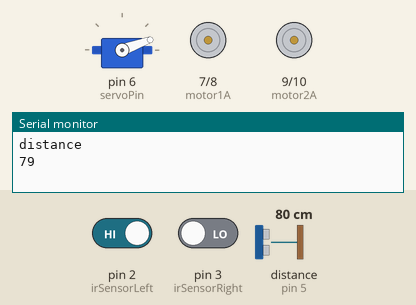
Simulated run of this sketch. Board: Arduino Uno, built with avr-gcc and run on an emulated ATmega328P. Shown: servo, motor-driver pin pairs drawn as motors (green arrow = first pin HIGH = forward, orange = second pin HIGH = backward, longer = more drive), the last lines printed to the serial monitor. Wiring (inferred from the names in the program): ultrasonic range finder: trigger pin 4; echo pin 5. Inputs (shaded band) come from the test bench; at power-on: distance to the obstacle (sensor on pin 5) 80 cm, pin 3 (irSensorRight) LOW, pin 2 (irSensorLeft) HIGH. The echo pulse lasts 58.3 µs per cm.

Above: at 1.3 s.
1.4 s: distance to the obstacle (sensor on pin 5) set to 2 cm
At 2.7 s:
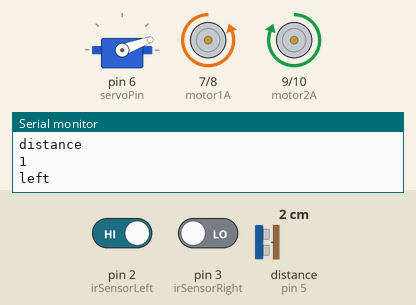
3.0 s: pin 3 (irSensorRight) driven HIGH
At 3.4 s:
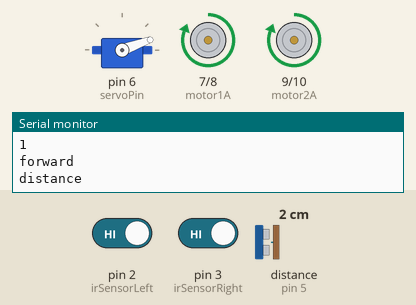
4.5 s: pin 2 (irSensorLeft) driven LOW
At 4.8 s:
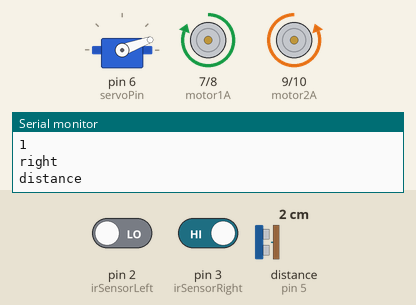
6.0 s: distance to the obstacle (sensor on pin 5) set to 28 cm
7.5 s: distance to the obstacle (sensor on pin 5) set to 34 cm
At 7.9 s:
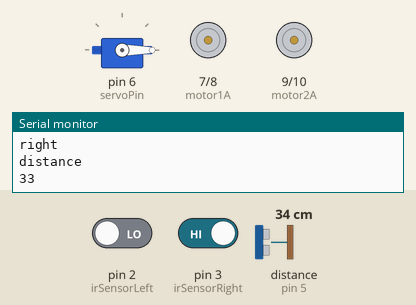
12.5 s: distance to the obstacle (sensor on pin 5) set to 4 cm
At 13.4 s:
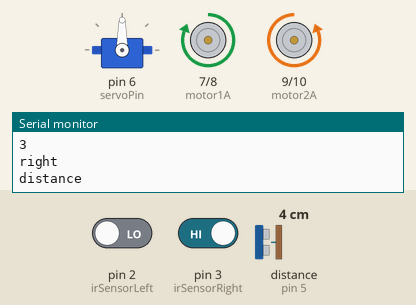
Timing chart, 0 to 15.0 s (numbered marks = the images above; inputs shaded):
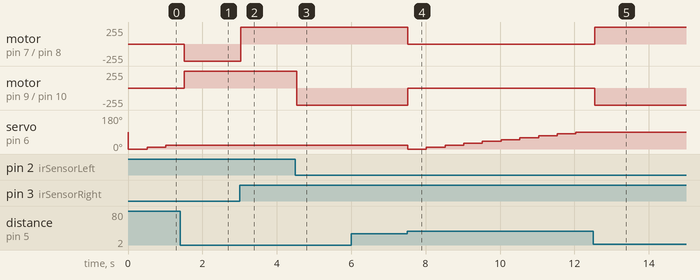

The sketch:

HumanFollowingRobot.ino
```cpp
//Final code
#include <Servo.h>

// Define pins for IR sensors
const int irSensorLeft = 2;
const int irSensorRight = 3;

// Define pins for Ultrasonic sensor
const int trigPin = 4;
const int echoPin = 5;

// Define pins for Motors
const int motor1A = 7;
const int motor1B = 8;
const int motor2A = 9;
const int motor2B = 10;


Servo myServo;
// Define pins for servo Motors
const int servoPin = 6;

// Define variables for distances
int distance = 0;
int thresholdDistance = 30;  // in cm

// Variables for IR sensors
int irLeft, irRight;

void setup() {
  // Set up motor pins
  pinMode(motor1A, OUTPUT);
  pinMode(motor1B, OUTPUT);
  pinMode(motor2A, OUTPUT);
  pinMode(motor2B, OUTPUT);

  // Set up IR sensor pins
  pinMode(irSensorLeft, INPUT);
  pinMode(irSensorRight, INPUT);

  // Set up Ultrasonic sensor pins
  pinMode(trigPin, OUTPUT);
  pinMode(echoPin, INPUT);

  // Attach servo motor
  myServo.attach(servoPin);

  // Initialize Serial Monitor
  Serial.begin(9600);
}

void loop() {
  // Get IR sensor readings
  irLeft = digitalRead(irSensorLeft);
  irRight = digitalRead(irSensorRight);
//Serial.println("irLeft");
//Serial.println(irLeft);
//Serial.println("irRight");
//Serial.println(irRight);
  // Get distance from ultrasonic sensor
  distance = getDistance();
Serial.println("distance");
Serial.println(distance);
  // Check if the distance is less than the threshold
  if (distance <= thresholdDistance) {
    // Determine direction based on IR sensor readings
    if (irLeft == LOW && irRight == HIGH) {
      // Move right
      Serial.println("right");
      moveRight();
    } else if (irLeft == HIGH && irRight == LOW) {
      // Move left
      Serial.println("left");
      moveLeft();
    } else if (irLeft == HIGH && irRight == HIGH) {
      // Move forward
      Serial.println("forward");
      moveForward();
    } else {
      // Stop the robot
      Serial.println("stop robot");
      stopRobot();
    }
  } else {
    // If no object is detected, rotate the servo motor to scan
    stopRobot();
    for (int pos = 0; pos <= 180; pos += 10) {
      myServo.write(pos);
      delay(500);
      distance = getDistance();
      if (distance <= thresholdDistance) {
        break;
      }
    }
  }
}

// Function to get distance from ultrasonic sensor
int getDistance() {
  digitalWrite(trigPin, LOW);
  delayMicroseconds(2);
  digitalWrite(trigPin, HIGH);
  delayMicroseconds(10);
  digitalWrite(trigPin, LOW);

  long duration = pulseIn(echoPin, HIGH);
  //int distance = duration * 0.034 / 2;
  int distance = duration / 58.2;
  return distance;
}

// Function to move forward
void moveForward() {
  digitalWrite(motor1A, HIGH);
  digitalWrite(motor1B, LOW);
  digitalWrite(motor2A, HIGH);
  digitalWrite(motor2B, LOW);
}

// Function to move left
void moveLeft() {
  digitalWrite(motor1A, LOW);
  digitalWrite(motor1B, HIGH);
  digitalWrite(motor2A, HIGH);
  digitalWrite(motor2B, LOW);
}

// Function to move right
void moveRight() {
  digitalWrite(motor1A, HIGH);
  digitalWrite(motor1B, LOW);
  digitalWrite(motor2A, LOW);
  digitalWrite(motor2B, HIGH);
}

// Function to stop the robot
void stopRobot() {
  digitalWrite(motor1A, LOW);
  digitalWrite(motor1B, LOW);
  digitalWrite(motor2A, LOW);
  digitalWrite(motor2B, LOW);
}
```

Measured:
- the behaviour switches between 31 and 32 cm on distance to the obstacle (sensor on pin 5) (found by bisection; images 3 and 4)
- after the input at 1.4 s, motor on pin 7 (motor1A) / pin 8 (motor1B): stopped → backward 255/255 after 0.12 s; motor on pin 9 (motor2A) / pin 10 (motor2B): stopped → forward 255/255 after 0.12 s; servo on pin 6 (servoPin): stays 20° (without the input it goes to 30° after 0.12 s)
- after the input at 3.0 s, motor on pin 7 (motor1A) / pin 8 (motor1B): backward 255/255 → forward 255/255 at once
- after the input at 4.5 s, motor on pin 9 (motor2A) / pin 10 (motor2B): forward 255/255 → backward 255/255 at once
- after the input at 7.5 s, motor on pin 7 (motor1A) / pin 8 (motor1B): forward 255/255 → stopped at once; motor on pin 9 (motor2A) / pin 10 (motor2B): backward 255/255 → stopped at once; servo on pin 6 (servoPin): 20° → 0° at once, → 10° 0.50 s later, → 20° 0.50 s later, → 30° 0.50 s later, … (10 changes in this stretch)
- after the input at 12.5 s, motor on pin 7 (motor1A) / pin 8 (motor1B): stopped → forward 255/255 at once; motor on pin 9 (motor2A) / pin 10 (motor2B): stopped → backward 255/255 at once; servo on pin 6 (servoPin): stays 90° (without the input it goes to 100° after 0.04 s)
